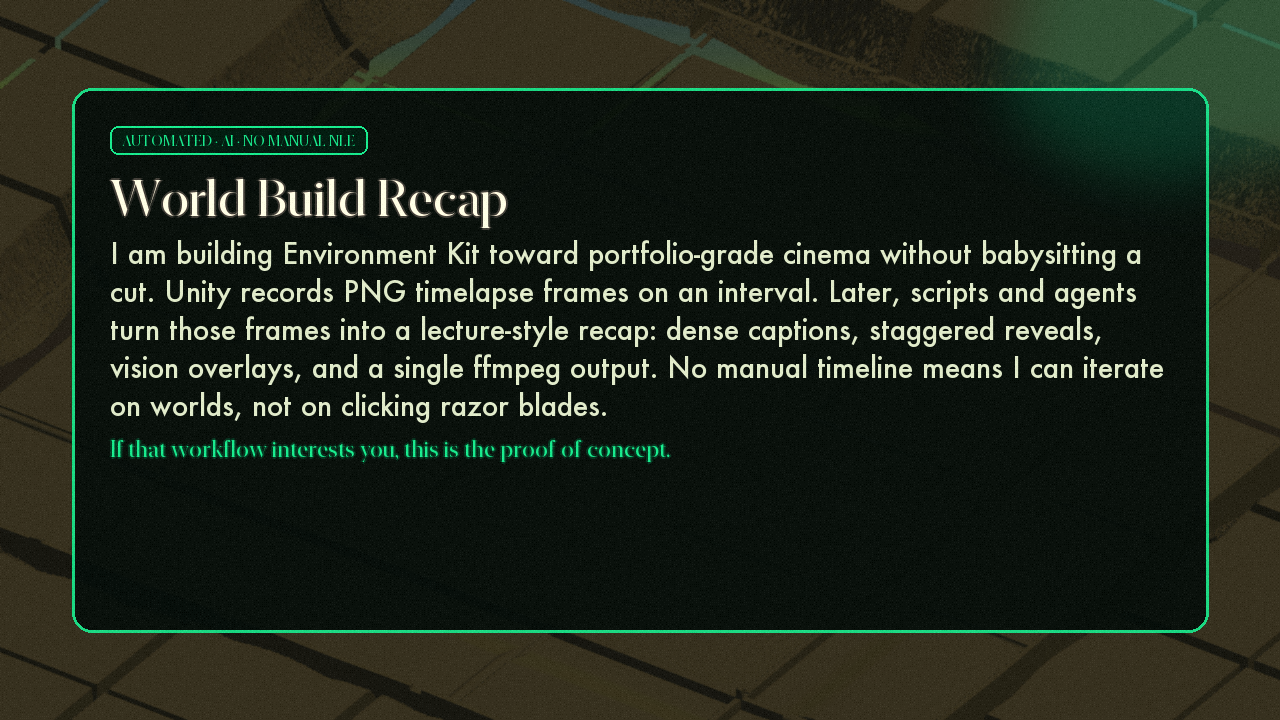
#> input picture Packages/com.cursor.environment-authoring-kit/Tools/cave-grader/_original-approved-from-git/ApprovedIntro.png, 1280 x 720 px
$ python -i demo-recap-javafx-effects.py   (imports and definitions only)
#> lines starting #> are read from the running program, lines starting #| are printed output that depends on the picture
#> further down, picture is the input picture: PIL image 1280x720 RGB; mean R, G, B 31.3, 39.3, 27.8
"""
JavaFX-inspired animated effects for demo recap frames.

Mirrors common JavaFX Effects + Transitions in Pillow:
  Glow, DropShadow, Bloom, GaussianBlur, FadeTransition, TranslateTransition,
  ScaleTransition, pulse Timeline keyframes, ambient Particles.

Used by compose-demo-recap and hybrid approval preview when javafxEffects=true.
"""
from __future__ import annotations

import math
import random
from typing import Any

from PIL import Image, ImageChops, ImageDraw, ImageEnhance, ImageFilter


def _ease_out_cubic(t: float) -> float:
    t = max(0.0, min(1.0, t))
    return 1.0 - (1.0 - t) ** 3


def _ease_in_out_quad(t: float) -> float:
    t = max(0.0, min(1.0, t))
    return 2 * t * t if t < 0.5 else 1 - (-2 * t + 2) ** 2 / 2


def javafx_glow(img: Image.Image, level: float = 0.35, *, accent: tuple[int, int, int] | None = None) -> Image.Image:
    """JavaFX Glow — brighten highlights and add colored bloom."""
#> called with level = 0.35
    level = max(0.0, min(1.0, level))
    if level < 0.02:
        return img
    rgb = img.convert("RGB")
    bright = ImageEnhance.Brightness(rgb).enhance(1.0 + level * 0.45)
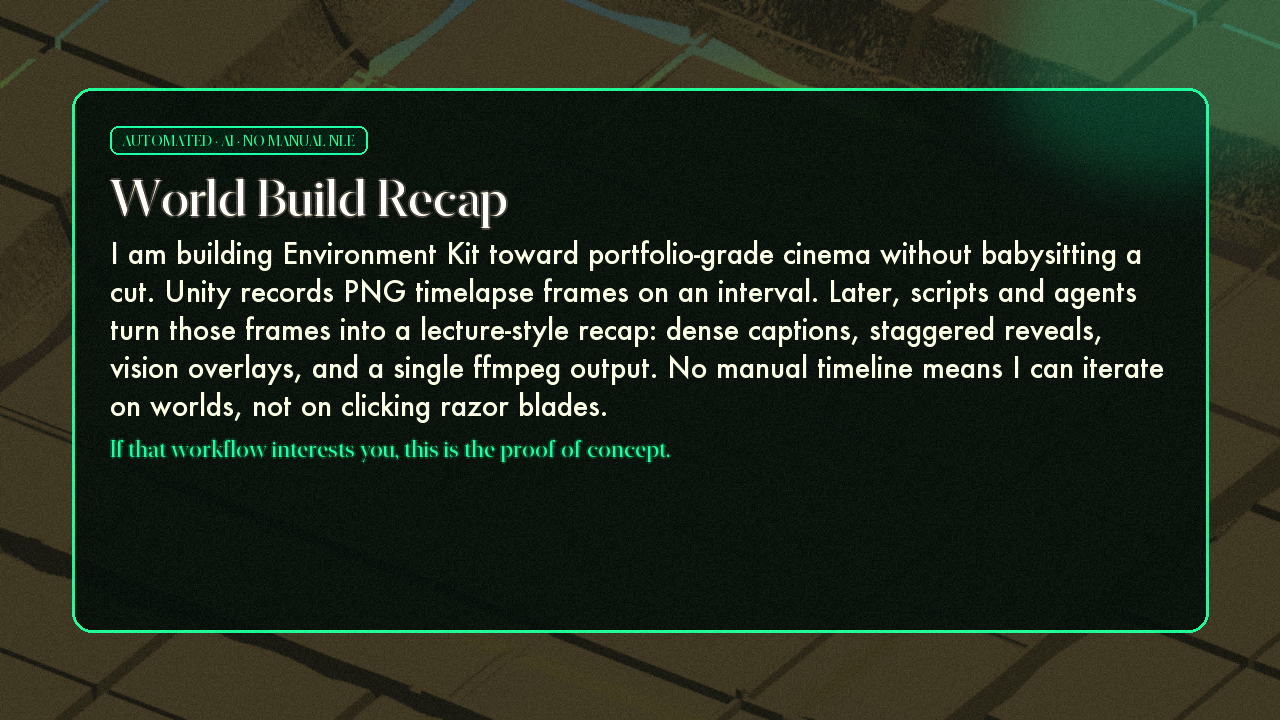
#> bright: PIL image 1280x720 RGB; mean R, G, B 35.4, 44.3, 31.4
    bright = ImageEnhance.Contrast(bright).enhance(1.0 + level * 0.12)
    mask = bright.convert("L")
    mask = mask.point(lambda p: max(0, min(255, int((p - 140) * 2.2))))
    mask = mask.filter(ImageFilter.GaussianBlur(radius=6))
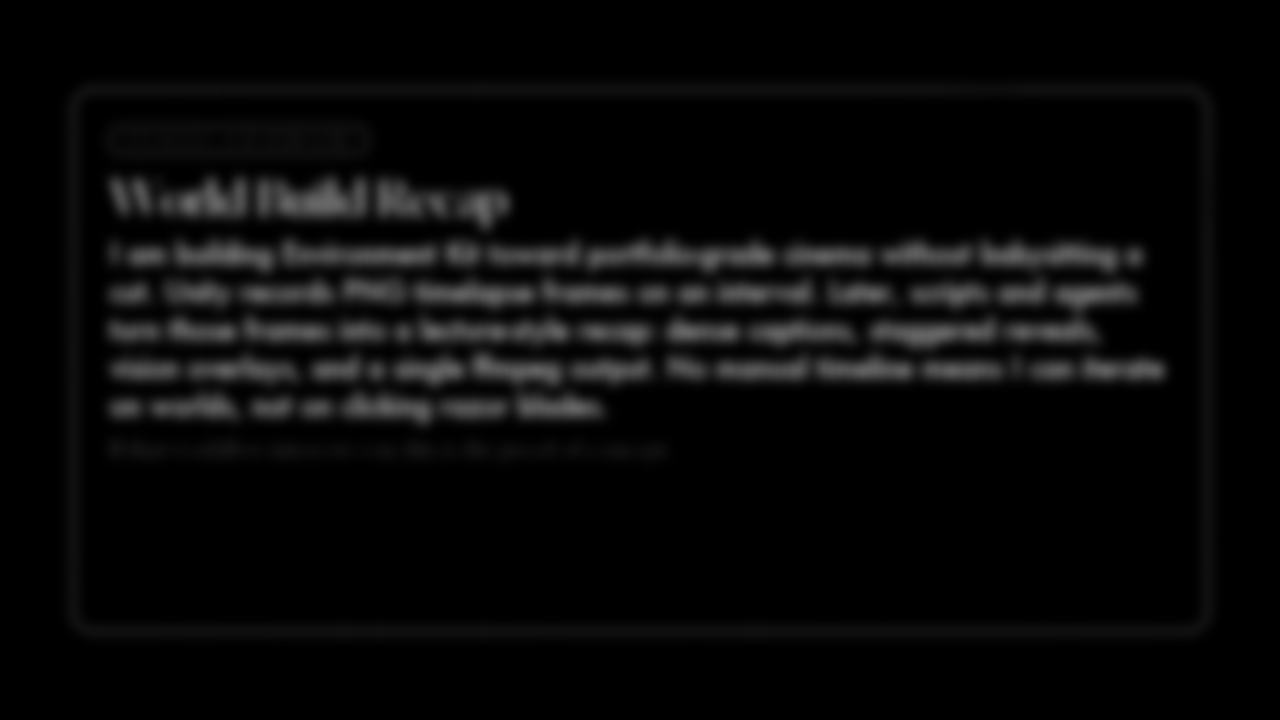
#> mask: PIL image 1280x720 L; min 0, max 105, mean 9.6
    glow = Image.new("RGB", rgb.size, accent or (24, 235, 158))
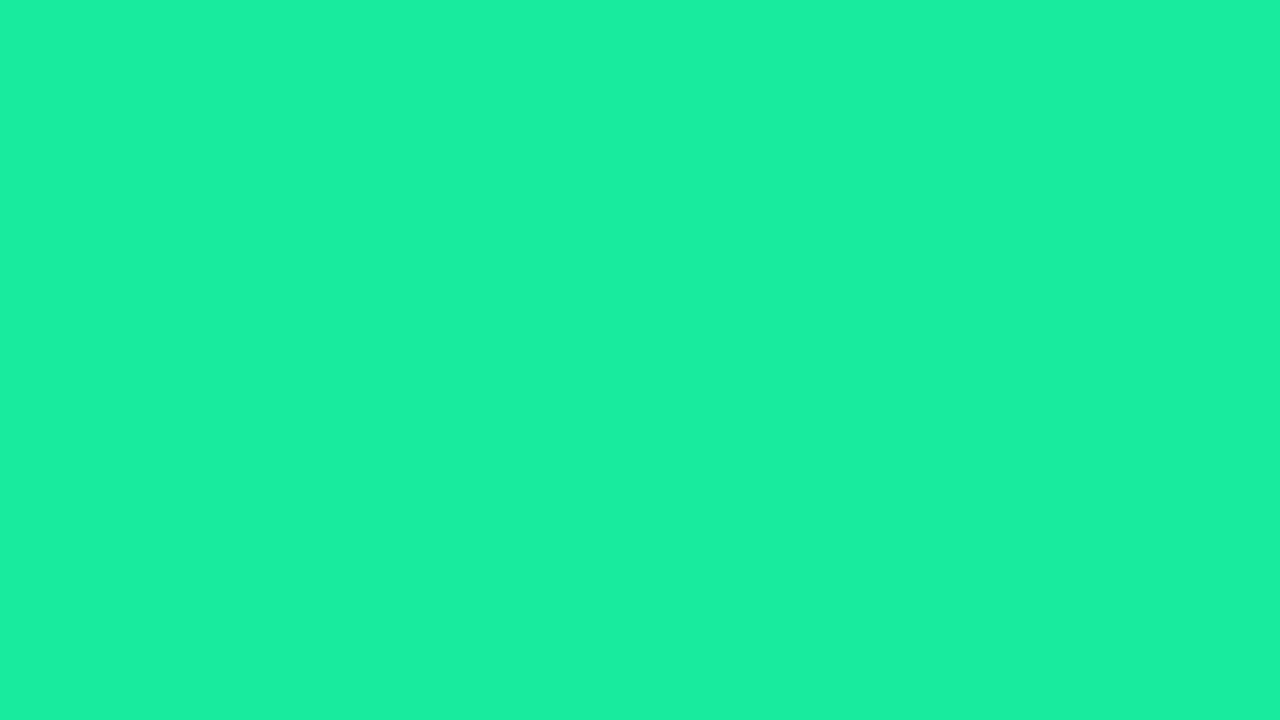
#> glow: PIL image 1280x720 RGB; mean R, G, B 24, 235, 158
    out = Image.composite(glow, rgb, mask)
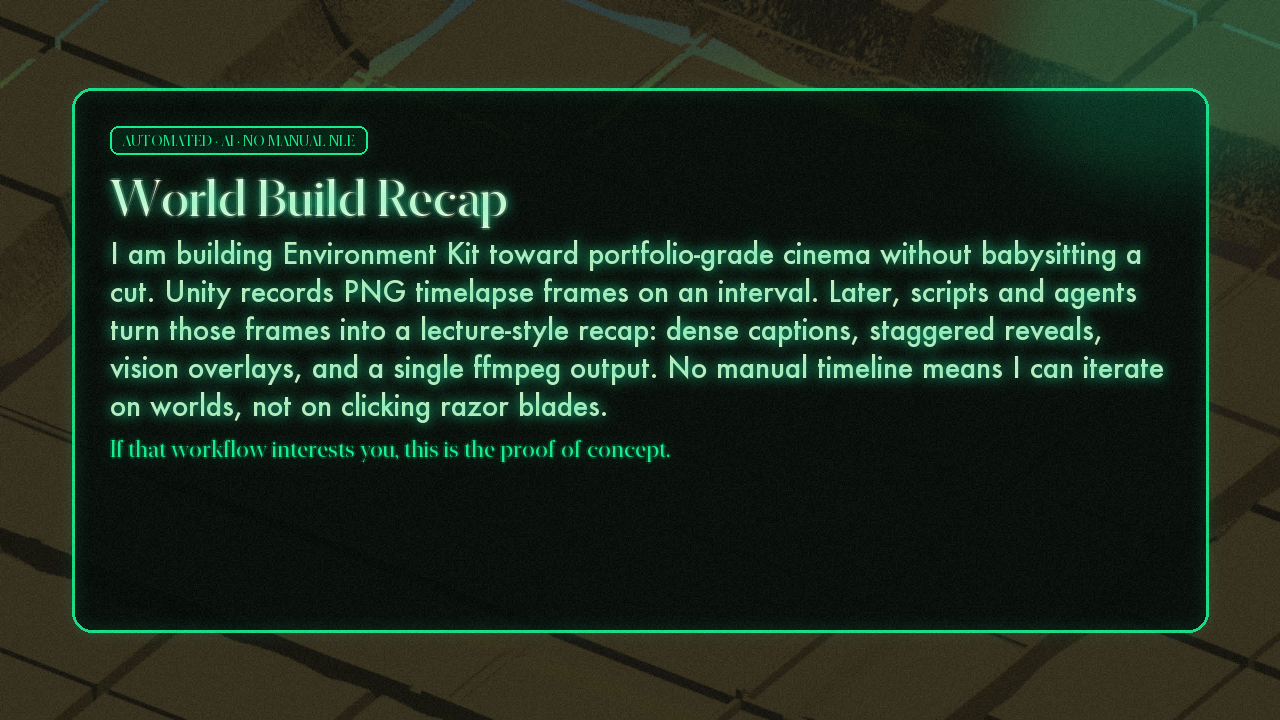
#> out: PIL image 1280x720 RGB; mean R, G, B 29.5, 45, 31.2
    return Image.blend(rgb, out, level * 0.55)


# [55 lines left out: functions javafx_drop_shadow, javafx_bloom, javafx_fade_alpha, javafx_slide_offset, javafx_scale, javafx_pulse, not called in this run]


def _particle_positions(seed: int, count: int, w: int, h: int) -> list[tuple[float, float, float]]:
    rng = random.Random(seed)
    return [(rng.uniform(0, w), rng.uniform(0, h), rng.uniform(0.4, 1.4)) for _ in range(count)]


# [126 lines left out: functions javafx_particles, javafx_ripple_ring, javafx_glow_text, javafx_caption_bar_shimmer, apply_frame_effects, caption_slide_y and 1 more, not called in this run]

>>> from PIL import Image
>>> picture = Image.open('_original-approved-from-git/ApprovedIntro.png')
>>> result = javafx_glow(picture)

$ run again, on Packages/com.cursor.environment-authoring-kit/Tools/cave-grader/_original-approved-from-git/ApprovedOutro.png
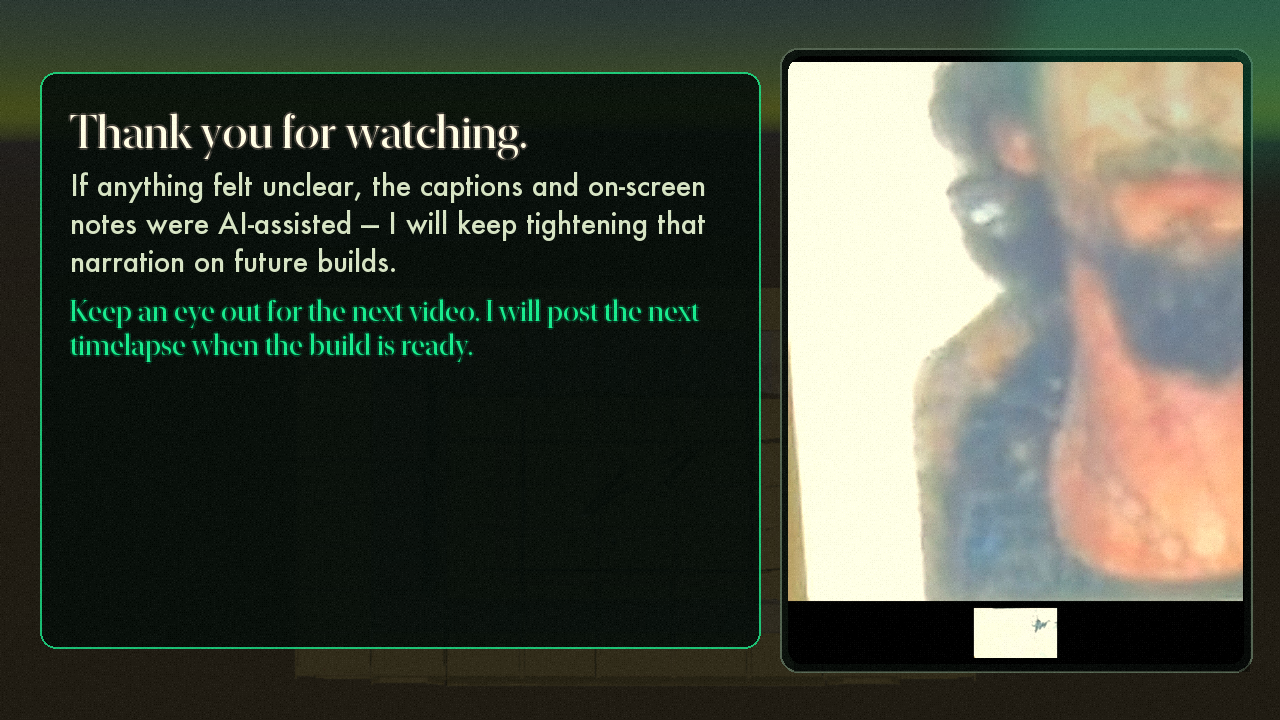
#> input picture Packages/com.cursor.environment-authoring-kit/Tools/cave-grader/_original-approved-from-git/ApprovedOutro.png, 1280 x 720 px
#> picture is the input picture: PIL image 1280x720 RGB; mean R, G, B 73.5, 77.7, 65.6
#> in javafx_glow, `mask = mask.filter(ImageFilter.GaussianBlur(radius=6))`:
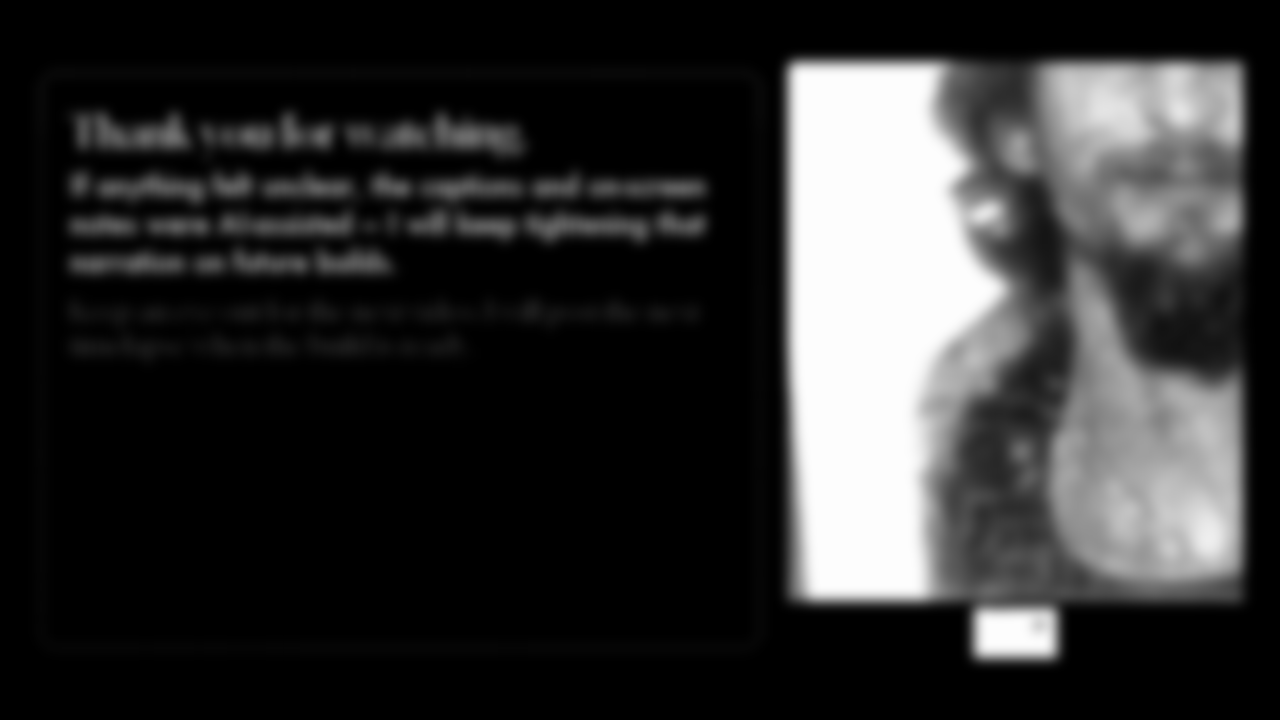
#> mask: PIL image 1280x720 L; min 0, max 253, mean 48.5
#> in javafx_glow, `return Image.blend(rgb, out, level * 0.55)`:
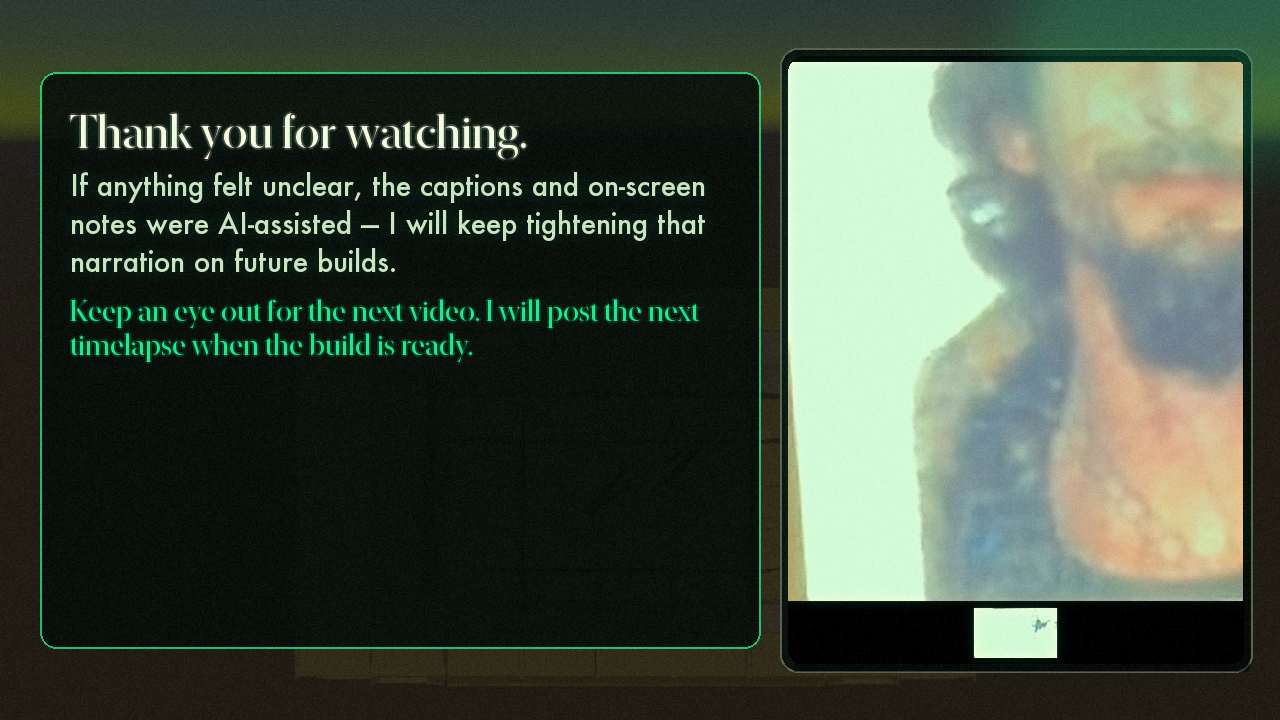
#> returned value: PIL image 1280x720 RGB; mean R, G, B 66.5, 78.8, 64.7
